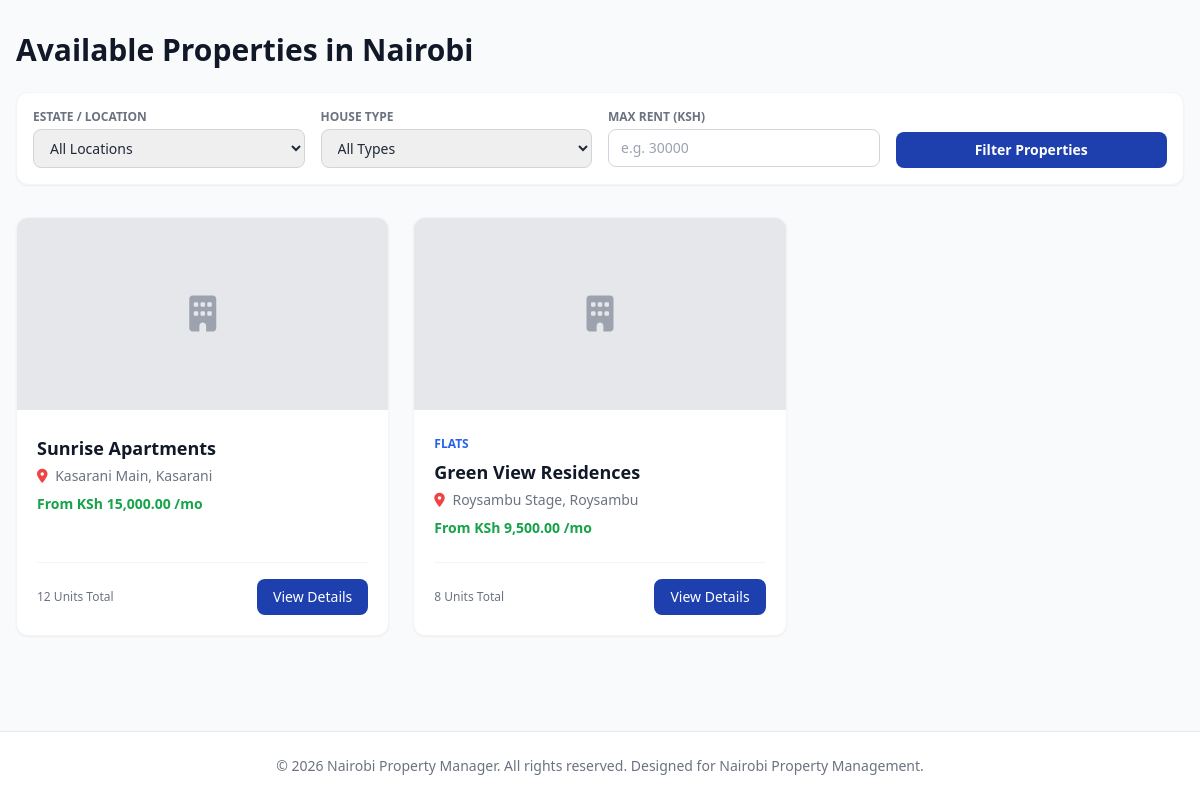
/properties.php, run on the app's committed database.
### tables this page shows
CREATE TABLE properties (
    id INT AUTO_INCREMENT PRIMARY KEY,
    landlord_id INT NOT NULL,
    name VARCHAR(150) NOT NULL,
    property_type ENUM('Apartment', 'Flats', 'Bedsitters', 'Maisonettes', 'Townhouses', 'Commercial', 'Student Housing', 'Mixed Use', 'Single Family', 'Other') NOT NULL,
    description TEXT,
    location_id INT NOT NULL,
    physical_address VARCHAR(255) NOT NULL,
    latitude DECIMAL(10, 8) NULL,
    longitude DECIMAL(11, 8) NULL,
    number_of_units INT NOT NULL DEFAULT 0,
    year_built YEAR NULL,
    amenities TEXT,
    status ENUM('Active', 'Under Maintenance', 'Archived') DEFAULT 'Active',
    property_image VARCHAR(255) NULL,
    created_at TIMESTAMP DEFAULT CURRENT_TIMESTAMP,
    updated_at TIMESTAMP DEFAULT CURRENT_TIMESTAMP ON UPDATE CURRENT_TIMESTAMP,
    FOREIGN KEY (landlord_id) REFERENCES landlords(id) ON DELETE RESTRICT,
    FOREIGN KEY (location_id) REFERENCES locations(id) ON DELETE RESTRICT
);

CREATE TABLE locations (
    id INT AUTO_INCREMENT PRIMARY KEY,
    county VARCHAR(100) DEFAULT 'Nairobi',
    sub_county VARCHAR(100) NOT NULL,
    estate VARCHAR(100) NOT NULL,
    created_at TIMESTAMP DEFAULT CURRENT_TIMESTAMP
);

### includes/functions.php (called while the page is built, shortened)
<?php
function e($string) {
    return htmlspecialchars($string ?? '', ENT_QUOTES, 'UTF-8');
}
function format_currency($amount) {
    return 'KSh ' . number_format((float)($amount ?? 0), 2, '.', ',');
}

### public/properties.php (the view, shortened to what this page needs)
<?php
require_once __DIR__ . '/../includes/functions.php';
$db = db();
$max_rent = $_GET['max_rent'] ?? '';
$query = "SELECT p.*, l.estate, l.sub_county, MIN(u.monthly_rent) as min_rent
          FROM properties p
          JOIN locations l ON p.location_id = l.id
          JOIN units u ON p.id = u.property_id
          WHERE p.status = 'Active'";
$params = [];
$query .= " GROUP BY p.id";
$stmt = $db->prepare($query);
$stmt->execute($params);
$properties = $stmt->fetchAll();
include __DIR__ . '/../includes/header.php';
?>
<div class="flex-1 flex flex-col bg-gray-50">
    <div class="max-w-7xl mx-auto px-4 py-8 w-full">
        <h1 class="text-3xl font-bold text-gray-900 mb-6">Available Properties in Nairobi</h1>
        <form method="GET" class="bg-white p-4 rounded-xl shadow-sm border border-gray-100 grid grid-cols-1 sm:grid-cols-4 gap-4 mb-8">
            <div>
                <label class="block text-xs font-semibold text-gray-500 uppercase mb-1">Estate / Location</label>
                <select name="location" class="w-full px-3 py-2 border border-gray-300 rounded-lg text-sm focus:ring-2 focus:ring-primary outline-none">
                    <option value="">All Locations</option>
                </select>
            </div>
            <div>
                <label class="block text-xs font-semibold text-gray-500 uppercase mb-1">House Type</label>
                <select name="house_type" class="w-full px-3 py-2 border border-gray-300 rounded-lg text-sm focus:ring-2 focus:ring-primary outline-none">
                    <option value="">All Types</option>
                </select>
            </div>
            <div>
                <label class="block text-xs font-semibold text-gray-500 uppercase mb-1">Max Rent (KSh)</label>
                <input type="number" name="max_rent" value="<?php echo e($max_rent); ?>" placeholder="e.g. 30000" class="w-full px-3 py-2 border border-gray-300 rounded-lg text-sm focus:ring-2 focus:ring-primary outline-none">
            </div>
            <div class="flex items-end">
                <button type="submit" class="w-full bg-primary hover:bg-blue-800 text-white font-semibold py-2 px-4 rounded-lg text-sm transition">
                    Filter Properties
                </button>
            </div>
        </form>
        <div class="grid grid-cols-1 sm:grid-cols-2 lg:grid-cols-3 gap-6">
            <?php if (empty($properties)): ?>
                <div class="col-span-3 bg-white p-8 rounded-xl text-center border border-gray-100">
                    <p class="text-gray-500">No properties found matching your search criteria.</p>
                </div>
            <?php else: ?>
                <?php foreach ($properties as $prop): ?>
                    <div class="bg-white rounded-xl border border-gray-100 shadow-sm overflow-hidden flex flex-col">
                        <div class="h-48 bg-gray-200 flex items-center justify-center text-gray-400">
                            <i class="fa-solid fa-building text-4xl"></i>
                        </div>
                        <div class="p-5 flex-1 flex flex-col justify-between">
                            <div>
                                <span class="text-xs font-semibold text-accent uppercase"><?php echo e($prop['property_type']); ?></span>
                                <h3 class="font-bold text-lg text-gray-900 mt-1"><?php echo e($prop['name']); ?></h3>
                                <p class="text-sm text-gray-500 mt-1"><i class="fa-solid fa-location-dot mr-1 text-red-500"></i> <?php echo e($prop['estate'] . ', ' . $prop['sub_county']); ?></p>
                                <p class="text-sm font-semibold text-success mt-2">From <?php echo format_currency($prop['min_rent']); ?> /mo</p>
                            </div>
                            <div class="mt-6 pt-4 border-t border-gray-100 flex items-center justify-between">
                                <span class="text-xs text-gray-500"><?php echo e($prop['number_of_units']); ?> Units Total</span>
                                <a href="<?php echo BASE_URL; ?>/public/property-details.php?id=<?php echo $prop['id']; ?>" class="text-sm bg-primary text-white px-4 py-2 rounded-lg font-medium hover:bg-blue-800 transition">
                                    View Details
                                </a>
                            </div>
                        </div>
                    </div>
                <?php endforeach; ?>
            <?php endif; ?>
        </div>
    </div>
</div>
<?php include __DIR__ . '/../includes/footer.php'; ?>

### includes/header.php (shortened to what this page needs)
<!DOCTYPE html>
<html lang="en">
<head>
    <script src="https://cdn.tailwindcss.com"></script>
    <link rel="stylesheet" href="https://cdnjs.cloudflare.com/ajax/libs/font-awesome/6.4.0/css/all.min.css">
</head>
<body class="bg-gray-50 text-gray-800 font-sans antialiased min-h-screen flex flex-col">

### includes/footer.php (shortened to what this page needs)
<footer class="bg-white border-t border-gray-200 mt-auto py-6">
        <div class="max-w-7xl mx-auto px-4 text-center text-sm text-gray-500">
            &copy; <?php echo date('Y'); ?> <?php echo APP_NAME; ?>. All rights reserved. Designed for Nairobi Property Management.
        </div>
    </footer>
</body>
</html>

### data on the page
properties: name "Sunrise Apartments", location.sub_county "Kasarani Main, Kasarani", min_rent "KSh 15,000.00", number_of_units "12"
properties: property_type "FLATS", name "Green View Residences", location.sub_county "Roysambu Stage, Roysambu", min_rent "KSh 9,500.00", number_of_units "8"

### other printed values
APP_NAME "Nairobi Property Manager"
